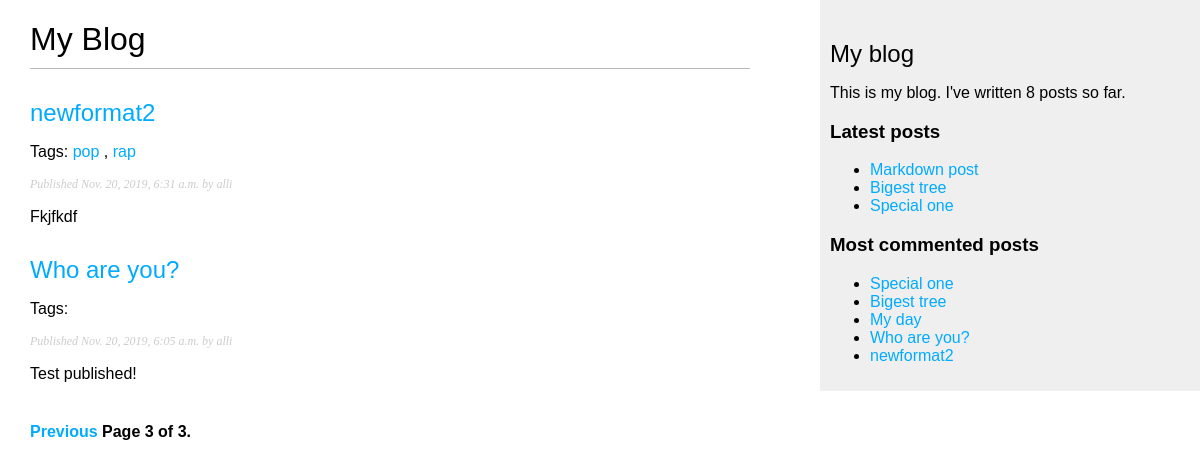
Page /blog/?page=3 on the committed database.
### blog/models.py (models this page shows, shortened)
class Post(models.Model):
    STATUS_CHOICES = (
        ("draft", "Draft"),
        ("published", "Published"),
    )
    title = models.CharField(max_length=250)
    slug = models.SlugField(max_length=250, unique_for_date="publish")
    author = models.ForeignKey(User, on_delete=models.CASCADE, related_name="blog_post")
    body = models.TextField()
    publish = models.DateTimeField(default=timezone.now)
    created = models.DateTimeField(auto_now_add=True)
    updated = models.DateTimeField(auto_now=True)
    status = models.CharField(max_length=10, choices=STATUS_CHOICES, default="draft")
    objects = models.Manager()  # Менеджер по умолчанию
    published = PublishedManager()  # Our new manager
    tags = TaggableManager()
    class Meta:
        ordering = ("-publish",)
    def get_absolute_url(self):
        return reverse(
            "blog:post_detail",
            args=[self.publish.year, self.publish.month, self.publish.day, self.slug],
        )

### blog/views.py (the view)
# urls.py: path("", views.post_list, name="post_list"),
def post_list(request, tag_slug=None):
    object_list = Post.published.all()
    tag = None
    if tag_slug:
        tag = get_object_or_404(Tag, slug=tag_slug)
        object_list = object_list.filter(tags__in=[tag])
    paginator = Paginator(object_list, 3)  # По 3 статьи на каждой странице.
    page = request.GET.get("page")
    try:
        posts = paginator.page(page)
    except PageNotAnInteger:
        posts = paginator.page(1)
    except EmptyPage:
        posts = paginator.page(paginator.num_pages)
    return render(
        request, "blog/post/list.html", {"page": page, "posts": posts, "tag": tag}
    )

### blog/models.py (called while the page is built)
    def get_queryset(self):
        return super().get_queryset().filter(status="published")

### blog/templatetags/blog_tags.py (called while the page is built)
@register.simple_tag
def total_posts():
    return Post.published.count()

@register.inclusion_tag("blog/post/latest_posts.html")
def show_latest_posts(count=5):
    latest_posts = Post.published.order_by("-publish")[:count]
    return {"latest_posts": latest_posts}

@register.simple_tag
def get_most_commented_posts(count=5):
    return Post.published.annotate(total_comments=Count("comments")).order_by(
        "-total_comments"
    )[:count]

@register.filter(name="markdown")
def markdown_format(text):
    return mark_safe(markdown.markdown(text))

### blog/templates/blog/post/list.html (shortened to what this page needs)
{% extends "blog/base.html" %}
{% load blog_tags %}
{% block content %}
    <h1>My Blog</h1>
    {% for post in posts %}
        <h2>
            <a href="{{ post.get_absolute_url }}">{{ post.title }}</a>
        </h2>
        <p class="tags">
            Tags:
            {% for tag in post.tags.all %}
                <a href="{% url "blog:post_list_by_tag" tag.slug %}">{{ tag.name }}</a>
                {% if not forloop.last %}, {% endif %}
            {% endfor %}
        </p>
        <p class="date">Published {{ post.publish }} by {{ post.author }}</p>
        {{ post.body|markdown|truncatewords_html:30 }}
    {% endfor %}
    {% include "pagination.html" with page=posts %}
{% endblock %}

### blog/templates/blog/base.html (shortened to what this page needs)
{% load blog_tags %}
{% load static %}
<!DOCTYPE html>
<html>
<head>
    <link rel="stylesheet" href="{% static 'css/blog.css' %}">
</head>
<body>
    <div id="content">
        {% block content %}{% endblock %}
    </div>
    <div id="sidebar">
        <h2>My blog</h2>
        <p>This is my blog. I've written {% total_posts %} posts so far.</p>
        <h3>Latest posts</h3>
        {% show_latest_posts 3 %}
        <h3>Most commented posts</h3>
        {% get_most_commented_posts as most_commented_posts %}
        <ul>
            {% for post in most_commented_posts %}
                <li><a href="{{ post.get_absolute_url }}">{{ post.title }}</a></li>
            {% endfor %}
        </ul>
    </div>
</body>
</html>

### blog/templates/blog/post/latest_posts.html
<ul>
    {% for post in latest_posts %}
        <li><a href="{{ post.get_absolute_url }}">{{ post.title }}</a></li>
    {% endfor %}
</ul>

### blog/static/css/blog.css (style rules this page uses)
body { margin:0; padding:0; font-family:helvetica, sans-serif; }
a { color:#00abff; text-decoration:none; }
h1 { font-weight:normal; border-bottom:1px solid #bbb; padding:0 0 10px 0; }
h2 { font-weight:normal; margin:30px 0 0; }
#content { float:left; width:60%; padding:0 0 0 30px; }
#sidebar { float:right; width:30%; padding:10px; background:#efefef; height:100%; }
p.date { color:#ccc; font-family: georgia, serif; font-size: 12px; font-style: italic; }

### rows in the picture
Post: title "newformat2", publish "Nov. 20, 2019, 6:31 a.m.", author "alli", body "Fkjfkdf"
Tag: name "pop"
Tag: name "rap"
Post: title "Who are you?", publish "Nov. 20, 2019, 6:05 a.m.", author "alli", body "Test published!"
Post: title "Markdown post"
Post: title "Bigest tree"
Post: title "Special one"
Post: title "My day"

### other values in the picture
{{ page.number }} "3"
{{ page.paginator.num_pages }} "3"
